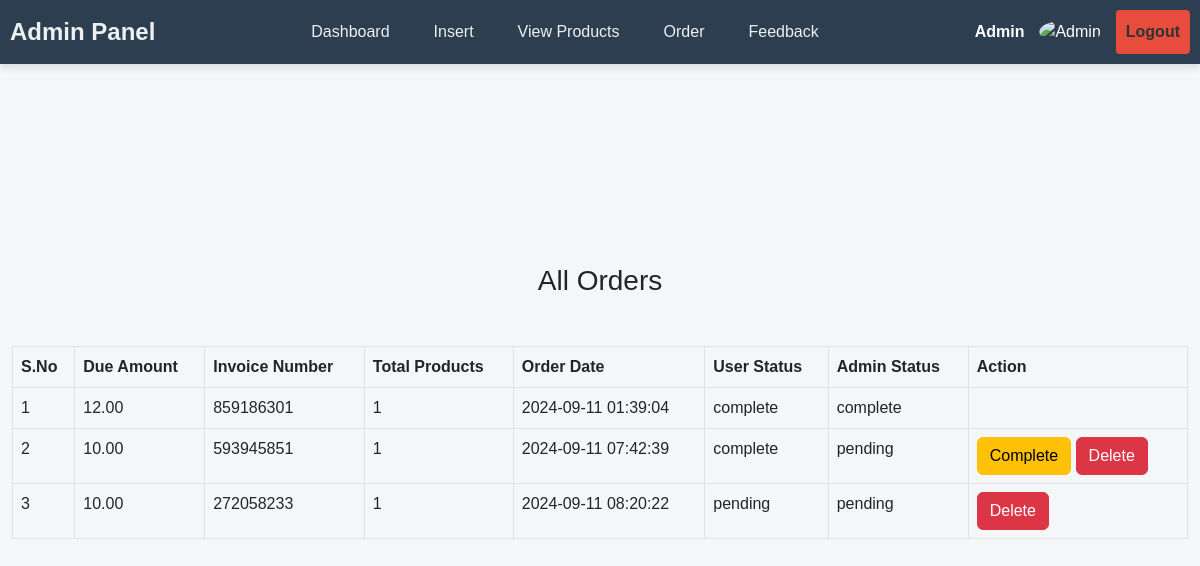
The page /admin/listorders.php (signed in) on the database its author committed.
### tables this page shows
CREATE TABLE `tbl_order` (
  `id` int(11) NOT NULL,
  `cmrId` int(11) NOT NULL,
  `productId` int(11) NOT NULL,
  `productName` varchar(255) NOT NULL,
  `quantity` int(11) NOT NULL,
  `price` float(10,2) NOT NULL,
  `date` datetime NOT NULL DEFAULT current_timestamp(),
  `admin_status` varchar(255) NOT NULL DEFAULT 'pending',
  `order_status` varchar(255) NOT NULL DEFAULT 'pending',
  `invoice_number` varchar(255) NOT NULL
);

### admin/listorders.php (the view, shortened to what this page needs)
<?php
include("header1.php");
include ("../include/connect_db.php");
$get_order = "SELECT * FROM `tbl_order`";
$result = mysqli_query($conn, $get_order);
$row_count = mysqli_num_rows($result);
?>
<section class="section-gaps list-order">
    <div class="container">
        <?php
        if ($row_count == 0) {
            echo "<h1 class='heading text-center'>No Order Found!</h1>";
        } else {
            echo "
            <h3 class='text-center heading'>All Orders</h3>
            <table class='table table-bordered mt-5'>
                <thead>
                    <tr>
                        <th>S.No</th>
                        <th>Due Amount</th>
                        <th>Invoice Number</th>
                        <th>Total Products</th>
                        <th>Order Date</th>
                        <th>User Status</th>
                        <th>Admin Status</th>
                        <th>Action</th>
                    </tr>
                </thead>
                <tbody>";
            $number = 1;
            while ($row = mysqli_fetch_assoc($result)) {
                $order_id = $row['id'];
                $amount_due = $row['price'];
                $invoice_number = $row['invoice_number'];
                $total_products = $row['quantity'];
                $order_date = $row['date'];
                $order_status = $row['order_status'];
                $admin_status = $row['admin_status'];
                echo "
                <tr id='order_$order_id'>
                    <td>$number</td>
                    <td>$amount_due</td>
                    <td>$invoice_number</td>
                    <td>$total_products</td>
                    <td>$order_date</td>
                    <td>$order_status</td>
                    <td>$admin_status</td>
                    <td>";
                        if ($admin_status != 'complete' && $order_status == 'complete') {
                            echo "
                            <form method='POST' style='display:inline;'>
                                <input type='hidden' name='order_id' value='$order_id'>
                                <button type='submit' name='complete_order' class='btn btn-warning'>Complete</button>
                            </form>";
                        }
                        if ($admin_status != 'complete' || $order_status != 'complete') {
                            echo "
                            <form method='POST' style='display:inline;'>
                                <input type='hidden' name='order_id' value='$order_id'>
                                <button type='submit' name='delete_order' class='btn btn-danger'>Delete</button>
                            </form>";
                        }
                echo "</td>
                </tr>";
                $number++;
            }
            echo "</tbody></table>";
        }
        ?>
    </div>
</section>
</body>
</html>

### admin/style1.css (style rules this page uses)
.container { max-width: 1200px; margin: 0 auto; }
body { font-family: Arial, sans-serif; background-color: #f4f6f8; }
section { margin-top: 100px; margin-bottom: 100px; }
.section-gaps { padding: 100px 0; }

### rows shown on the page
tbl_order: price "12.00", invoice_number "859186301", quantity "1", date "2024-09-11 01:39:04", order_status "complete", admin_status "complete"
tbl_order: price "10.00", invoice_number "593945851", quantity "1", date "2024-09-11 07:42:39", order_status "complete", admin_status "pending"
tbl_order: price "10.00", invoice_number "272058233", quantity "1", date "2024-09-11 08:20:22", order_status "pending", admin_status "pending"
